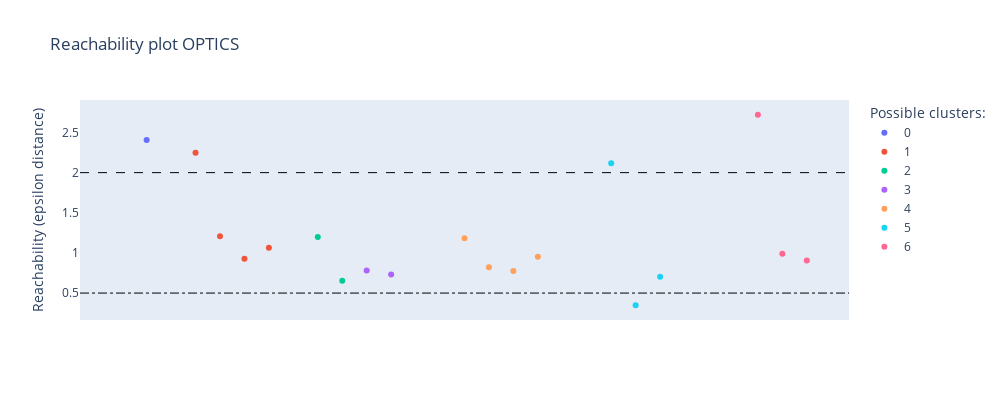

The cell this chart's notebook holds for it:
### Code cell
import plotly.express as px

fig = go.Figure()

# looping through all the clusters
for klass in range(len(counts)):
    Xk = space[labels == klass]
    Rk = reachability[labels == klass]
    
    fig.add_trace(
        go.Scatter(
        x = Xk,
        y = Rk,
        mode = 'markers',
        name= klass
    ))
    
fig.add_hline(y=0.5,
              line_width = 1,
              line_dash = 'dashdot',
              line_color = 'black')
fig.add_hline(y=2.0,
              line_width = 1,
              line_dash = 'dash',
              line_color = 'black')
    
fig.update_layout(title = f'Reachability plot {CLUSTERING_MODEL}',

              width=1000,
              height=400,

              yaxis_zeroline=False,
              yaxis=dict(showgrid=False,
                         title='Reachability (epsilon distance)'),
#                   yaxis_showticklabels = False,

              xaxis_zeroline=False,
              xaxis=dict(showgrid=False),
                  xaxis_showticklabels = False,

              legend_title_text = ' Possible clusters:',
             )

fig.show()

### Figure 1 — Plotly figure (JSON) as saved in the notebook; plotly's stock layout.template omitted (floating-point values rounded to 4 significant figures)
{"data": [{"mode": "markers", "name": "0", "type": "scatter", "x": [0, 1], "y": [null, 2.406]}, {"mode": "markers", "name": "1", "type": "scatter", "x": [3, 4, 5, 6], "y": [2.246, 1.206, 0.928, 1.063]}, {"mode": "markers", "name": "2", "type": "scatter", "x": [8, 9], "y": [1.198, 0.6529]}, {"mode": "markers", "name": "3", "type": "scatter", "x": [10, 11], "y": [0.7812, 0.7304]}, {"mode": "markers", "name": "4", "type": "scatter", "x": [14, 15, 16, 17], "y": [1.183, 0.8217, 0.7763, 0.9518]}, {"mode": "markers", "name": "5", "type": "scatter", "x": [20, 21, 22], "y": [2.117, 0.3483, 0.7043]}, {"mode": "markers", "name": "6", "type": "scatter", "x": [26, 27, 28], "y": [2.721, 0.989, 0.9072]}], "layout": {"height": 400, "legend": {"title": {"text": " Possible clusters:"}}, "shapes": [{"line": {"color": "black", "dash": "dashdot", "width": 1}, "type": "line", "x0": 0, "x1": 1, "xref": "x domain", "y0": 0.5, "y1": 0.5, "yref": "y"}, {"line": {"color": "black", "dash": "dash", "width": 1}, "type": "line", "x0": 0, "x1": 1, "xref": "x domain", "y0": 2, "y1": 2, "yref": "y"}], "title": {"text": "Reachability plot OPTICS"}, "width": 1000, "xaxis": {"showgrid": false, "showticklabels": false, "zeroline": false}, "yaxis": {"showgrid": false, "title": {"text": "Reachability (epsilon distance)"}, "zeroline": false}}}
